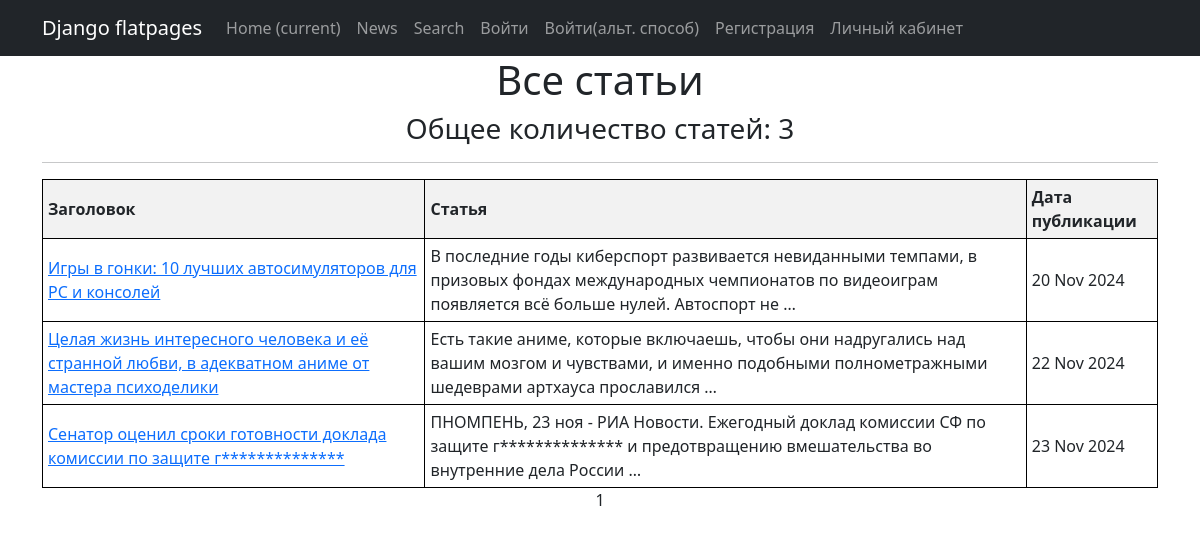
Before: /news/ with the older database file.
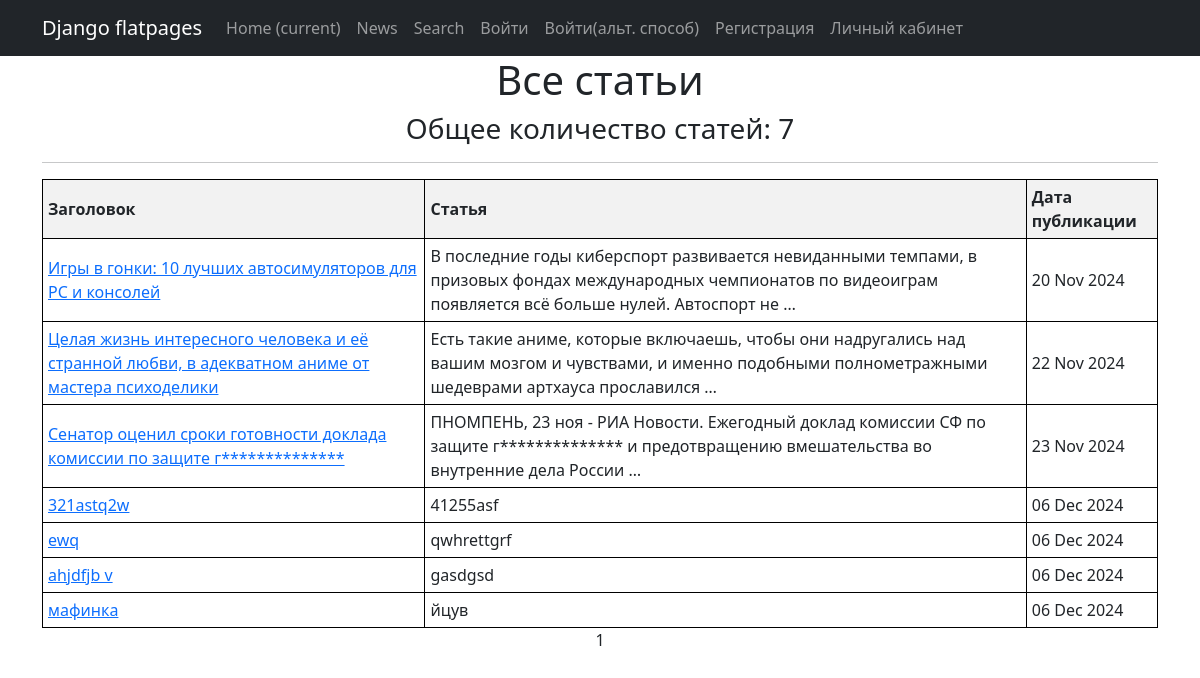
After: the same page with the newer database file.
### news/models.py (models this page shows, shortened)
class Post(models.Model):
    ARTICLE = 'AR'
    NEWS = 'NE'
    POST_TYPE_CHOICES = [
        (ARTICLE, 'Article'),
        (NEWS, 'News'),
    ]
    author = models.ForeignKey(Author, on_delete=models.CASCADE)
    post_type = models.CharField(max_length=2, choices=POST_TYPE_CHOICES)
    created_time = models.DateTimeField(auto_now_add=True)
    categories = models.ManyToManyField(Category, through='PostCategory')
    title = models.CharField(max_length=200)
    content = models.TextField()
    rating = models.IntegerField(default=0)

### news/views.py (the view)
# urls.py: path('', NewsList.as_view(), name='news_list'),
class NewsList(ListView):
    model = Post
    ordering = 'title'
    template_name = 'posts.html'
    context_object_name = 'posts'
    paginate_by = 10
    def get_context_data(self, **kwargs):
        context = super().get_context_data(**kwargs)
        context['time_now'] = datetime.utcnow()
        return context
    def get_queryset(self):
        queryset = super().get_queryset()
        self.filterset = PostFilter(self.request.GET, queryset)
        return self.filterset.qs

### news/templatetags/my_filters.py (called while the page is built)
@register.filter
def censor(value):
    if not isinstance(value, str):
        raise ValueError("Фильтр 'censor' может применяться только к строкам.")
    def replace_bad_word(match):
        word = match.group(0)
        return word[0] + '*' * (len(word) - 1)
    pattern = r'\b(' + '|'.join(BAD_WORDS) + r')\b'
    return re.sub(pattern, replace_bad_word, value, flags=re.IGNORECASE)

### templates/posts.html (shortened to what this page needs)
{% extends 'flatpages/default.html' %}
{% load my_filters %}
{% block content %}
   <h1>Все статьи</h1>
   <h3>Общее количество статей: {{ posts|length }}</h3>
   <hr>
   {% if posts %}
       <table>
           <tr>
               <th>Заголовок</th>
               <th>Статья</th>
               <th>Дата публикации</th>
           </tr>
           {% for post in posts|dictsort:"created_time" %}
           <tr>
               <td><a href="http://127.0.0.1:8000/news/{{post.id}}">{{ post.title|censor }}</a></td>
               <td>{{ post.content|censor|truncatewords:20 }}</td>
               <td>{{ post.created_time|date:'d M Y' }}</td>
           </tr>
           {% endfor %}
       </table>
   {% else %}
       <h2>Постов нет(</h2>
   {% endif %}
   {{ page_obj.number }}
{% endblock content %}

Changed rows visible on the page:
added Post: title|censor "321astq2w", content|censor "41255asf", created_time "06 Dec 2024"
added Post: title|censor "ewq", content|censor "qwhrettgrf", created_time "06 Dec 2024"
added Post: title|censor "ahjdfjb v", content|censor "gasdgsd", created_time "06 Dec 2024"
added Post: title|censor "мафинка", content|censor "йцув", created_time "06 Dec 2024"
Other visible differences:
{{ posts|length }}: "3" → "7"
